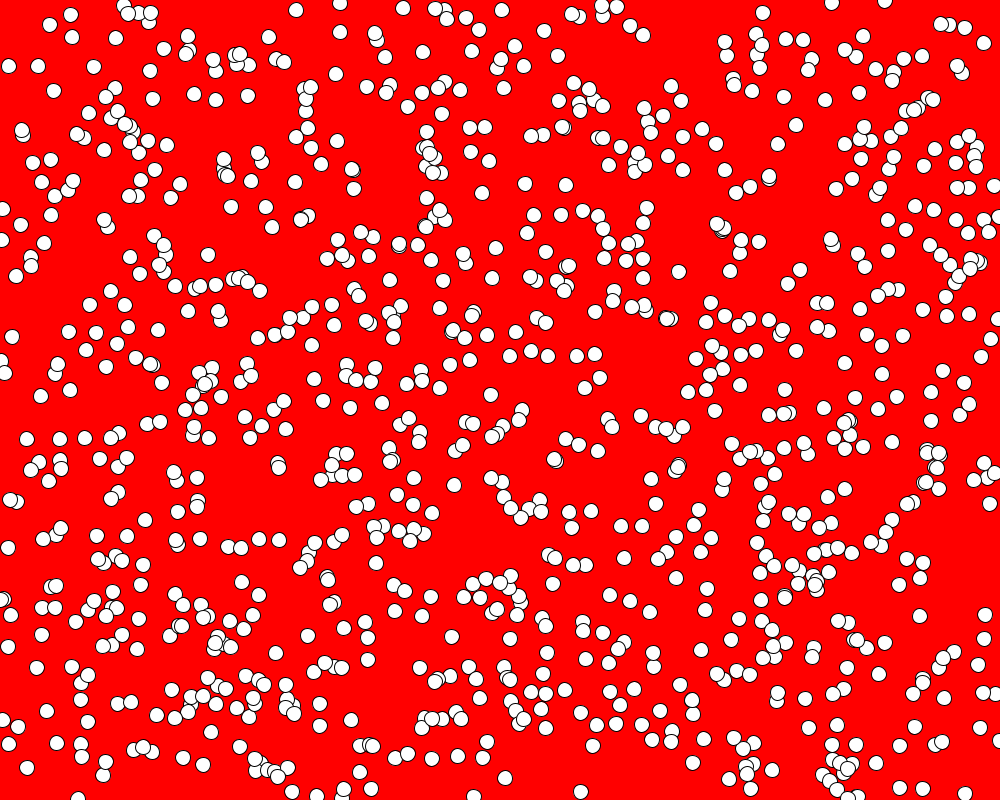
Frame 1 (no input)
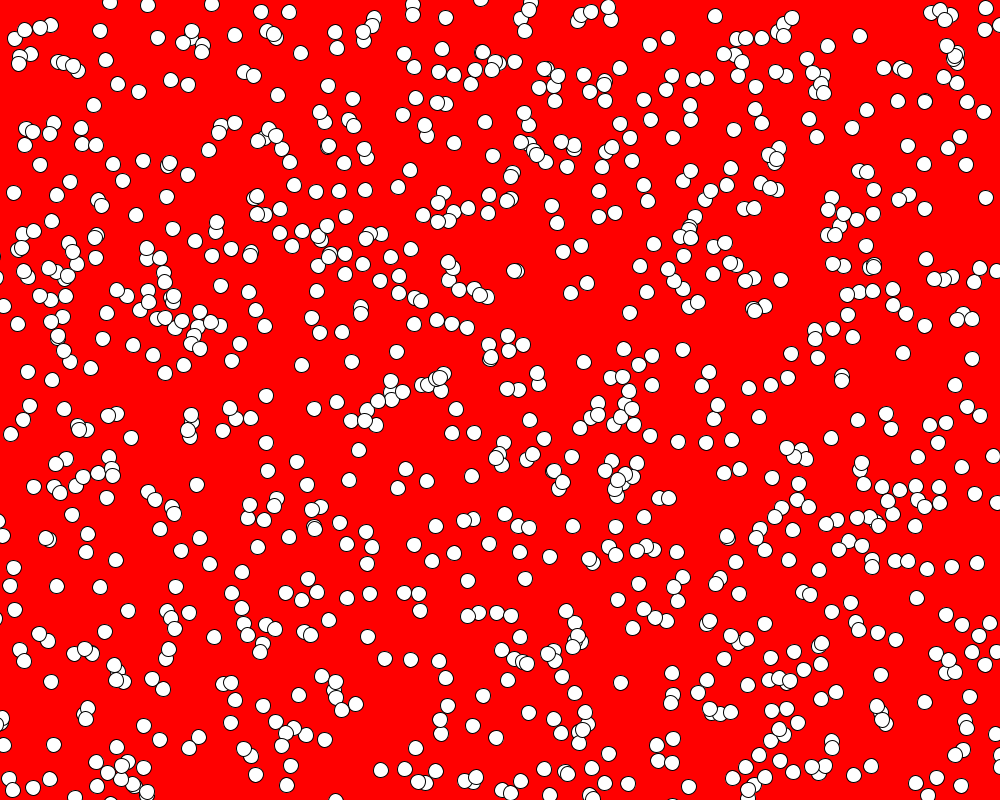
Frame 60 (the mouse pressed at the canvas centre just before this capture)
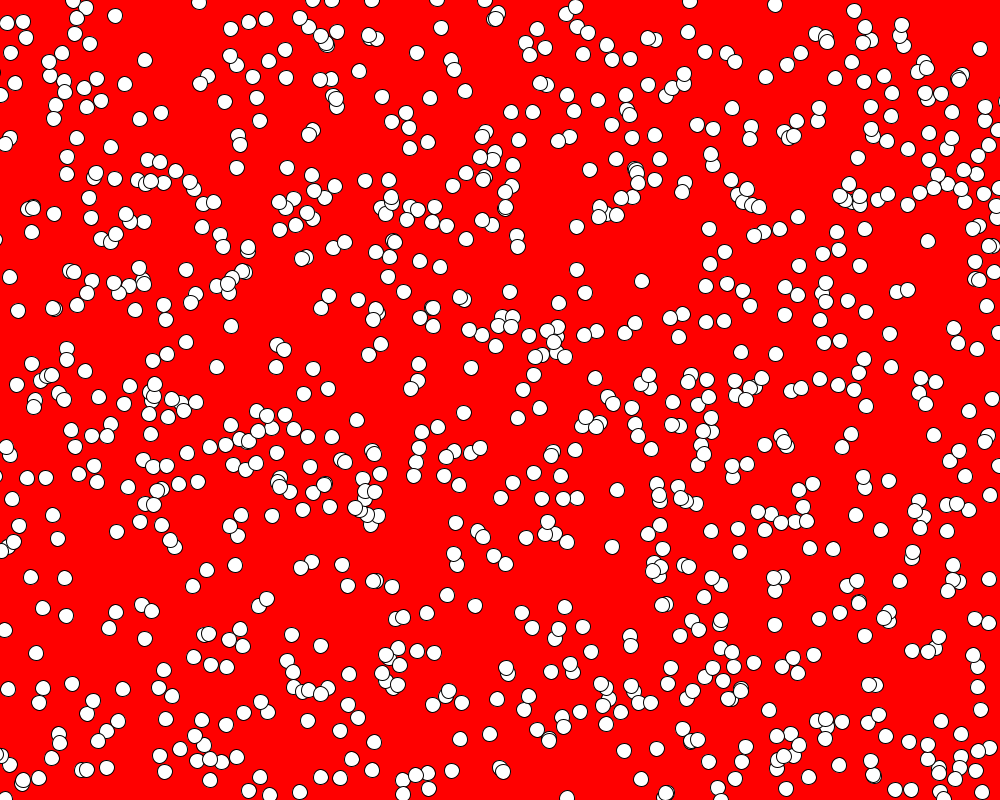
Frame 120 (the mouse held since frame 60 and released just before this capture)

The Processing sketch that drew these frames (run headless with seeded random() and noise(); from frame 60 on, the mouse is pressed at the canvas centre):

// Processing sketch: F_gimmelotsofshapes
// ── F_gimmelotsofshapes.pde

int NUMCIRCLES = 1000;


float[] thex = new float[NUMCIRCLES]; // x positions
float[] they = new float[NUMCIRCLES]; // y positions

float[] d  = new float[NUMCIRCLES]; // velocities
float[] t  = new float[NUMCIRCLES]; // angles

int i; // THE GREAT COUNTER VARIABLE

float dia = 15; // diameter of circle


void setup()
{
  size(1000, 800);

  background(0);

  for (i=0;i<NUMCIRCLES;i++)
  {
    thex[i] = random(0, width);
    they[i] = random(0, height);

    d[i] = random(5, 20); // random velocity
    t[i] = random(0, TWO_PI); // random angle
  }
}

void draw()
{
  //background(0);
  noStroke(); // this means no border
  fill(255, 0, 0, 255); // RGBA
  rect(0, 0, width, height);

  stroke(0);
  fill(255, 255, 255, 255);

  for (i=0;i<NUMCIRCLES;i++)
  {

    ellipse(thex[i], they[i], dia, dia);

    thex[i] = thex[i]+d[i]*cos(t[i]);
    they[i] = they[i]+d[i]*sin(t[i]);

    // let's make it wrap
    if (thex[i]>width) t[i]=PI-t[i];
    if (thex[i]<0) t[i]=PI-t[i];
    if (they[i]>height) t[i]=TWO_PI-t[i];
    if (they[i]<0) t[i]=TWO_PI-t[i];
  }
  
  //println(frameRate); // how fast is my sketch?
}
